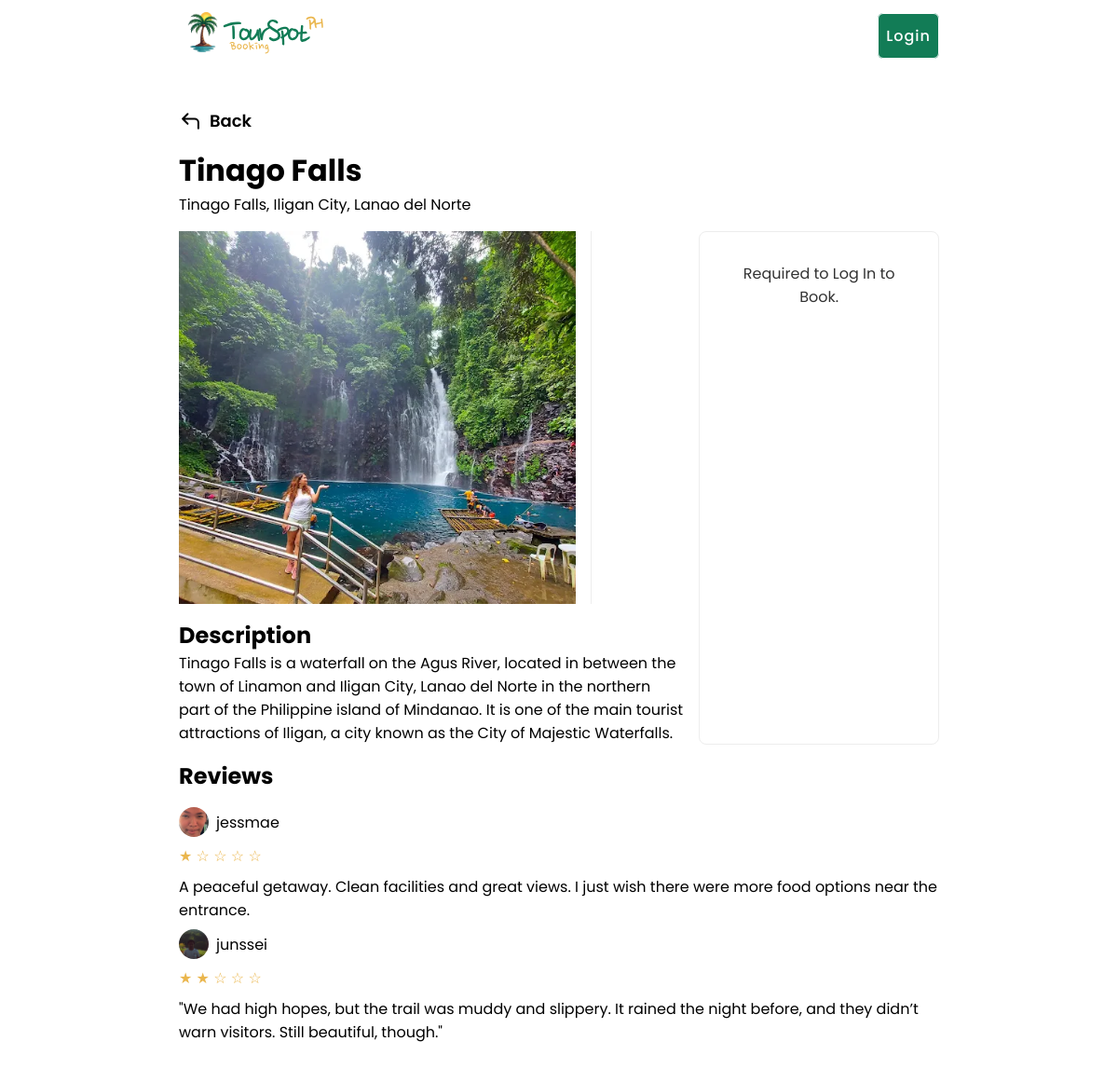
The app's page /touristspots/4/view with its own data.
### booking/models.py (models this page shows, shortened)
class TouristSpot(models.Model):
    image = models.ImageField(upload_to='spots', blank=True, null=True, validators=[
            FileExtensionValidator(allowed_extensions=['jpg', 'jpeg', 'webp']),
            validate_image_size
        ])
    spotname = models.CharField(max_length=50, unique=True, blank=False)
    address = models.CharField(max_length=150, blank=False)
    description = models.TextField()
    entrancefee = models.DecimalField(max_digits=10, decimal_places=2, default=1)
    openingday = models.CharField(max_length=15, choices=days, default="MON")
    openinghours = models.TimeField(default='00:00:00')
    createdDate = models.DateTimeField(auto_now_add=True)
    category = models.ForeignKey(Category, on_delete=models.CASCADE)
    createdby = models.ForeignKey(CustomUser, on_delete=models.CASCADE)
    is_approved = models.BooleanField(default=False)

class Review(models.Model):
    user = models.ForeignKey(CustomUser, on_delete=models.CASCADE)
    spot = models.ForeignKey(TouristSpot, on_delete=models.CASCADE)
    rating = models.CharField(choices=rating, default="1", max_length=10)
    review = models.TextField()
    createdDate = models.DateTimeField(auto_now_add=True)

class CustomUser(AbstractBaseUser, PermissionsMixin):
    email = models.EmailField(unique=True)
    address = models.CharField(max_length=150, blank=True)
    phone = models.CharField(max_length=15, blank=True)
    first_name = models.CharField(max_length=50, blank=True)
    last_name = models.CharField(max_length=50, blank=True)
    registration_date = models.DateTimeField(auto_now_add=True)
    username = models.CharField(max_length=30, unique=True, blank=True)
    image = models.ImageField(
        upload_to='profiles', blank=True, null=True, validators=[
            FileExtensionValidator(allowed_extensions=['jpg', 'jpeg', 'webp']),
            validate_image_size
        ])
    is_active = models.BooleanField(default=True)
    is_staff = models.BooleanField(default=False)
    is_tourguide = models.BooleanField(default=False)
    objects = CustomUserManager()
    USERNAME_FIELD = 'email'
    REQUIRED_FIELDS = []

### booking/views/touristViews.py (the view)
# urls.py: path('touristspots/<int:id>/view', touristViews.view_touristspot, name='view_touristspot'),
def view_touristspot(request, id):
    list = TouristSpot.objects.get(id=id)
    reviews = Review.objects.filter(spot=list)
    gallery = PhotoGallery.objects.filter(spotID=list)[:5]
    if request.method == 'POST':
        booking_list = Booking.objects.filter(user=request.user)
        bookingline_list = BookingLine.objects.filter(booking__in=booking_list)
        if 'review' in request.POST:
            reviewform = AddReviewForm(request.POST)
            if reviewform.is_valid():
                review = reviewform.save(commit=False)
                review.user = request.user
                review.spot = TouristSpot.objects.get(id=id)
                review.save()
                messages.success(request, "Review added successfully!")
                return redirect('view_touristspot', id)
            else:
                messages.error(request, "Error adding review. Please try again.")
                return redirect('view_touristspot', id)
        totalcost = 0
        if 'confirm_book' in request.POST:
            if 'visitDate' in request.POST and 'numberOfPeople' in request.POST:
                existing_booking = BookingLine.objects.filter(
                    booking__user=request.user,
                    visitDate=request.POST.get('visitDate')
                ).exists()
                if existing_booking:
                    messages.error(request, "You already have a booking on this date")
                    return redirect('view_touristspot', id)
                if int(request.POST.get('numberOfPeople')) > 10:
                    messages.error(request, "Number of people exceeds the limit")
                    return redirect('view_touristspot', id)
                if int(request.POST.get('numberOfPeople')) < 1:
                    messages.error(request, "Number of people must be at least 1")
                    return redirect('view_touristspot', id)
                if request.POST.get('visitDate') < datetime.date.today().strftime('%Y-%m-%d'):
                    messages.error(request, "Visit date cannot be in the past")
                    return redirect('view_touristspot', id)
                if request.POST.get('visitDate') > (datetime.date.today() + datetime.timedelta(days=365)).strftime('%Y-%m-%d'):
                    messages.error(request, "Visit date cannot be more than 1 year in the future")
                    return redirect('view_touristspot', id)
                booking = Booking()
                booking.user = request.user
                booking.save()
                bookingline = BookingLine()
                bookingline.booking = booking
                bookingline.spot = list
                bookingline.visitDate = request.POST.get('visitDate')
                bookingline.numberOfPeople = request.POST.get('numberOfPeople')
                bookingline.price = list.entrancefee
                totalcost += bookingline.price * int(bookingline.numberOfPeople);
                booking.totalcost = totalcost;
                bookingline.save()
                booking.save()
                messages.success(request, "Book added successfully! Next Payment. ")
                return redirect('payment', booking.id)
    else:
        booking = BookingForm()
        reviewform = AddReviewForm()
        bookingline = BookingLineForm()
    context = {
        'list': list,
        'gallery': gallery,
        'booking': booking,
        'bookingline': bookingline,
        'reviews': reviews,
        'reviewform': reviewform,
    }
    template = loader.get_template('tourist/view_touristspots.html')
    return HttpResponse(template.render(context, request))

### booking/templates/tourist/view_touristspots.html (shortened to what this page needs)
{% extends 'master.html' %}
{% load static %}
{% block content %}
<div class="view-section section">
    <div class="view-header">
        <a href="{% url 'touristspots' %}" class="back-btn delt"><img src="{% static 'icon/action-icons=back.svg' %}"> Back </a>
        <div>
            <h1 class="header">
                {{list.spotname}}
            </h1>
            <div class="subheader">
                {{list.address}}
            </div>
        </div>
    </div>
    <div class="view-body">
        <div class="view-content">
            <div class="top-contents">
                <div class="view-details">
                    <div class="content-image">
                        <div class="main-image">
                            {% if list.image.url != null %}
                                <img src="{{ list.image.url }}" class="image" alt="image-card">
                            {% else %}
                                <img src="/media/spots/default-image.jpeg" class="image" alt="image-card">
                            {% endif %}
                        </div>
                        <div class="sub-images">
                        </div>
                    </div>
                    <div class="content-description">
                        <h2> Description </h2>
                        <p> {{list.description}} </p>
                    </div>
                </div>
                <form class="view-actions" action="" method="post">
                    {% if not user.is_authenticated %}
                    <p style="text-align: center; width: 100%; font-size: 16px; color: var(--gray);"> Required to Log In to Book. </p>
                    {% endif %}
                </form>
            </div>
            <div class="content-reviews">
                <h2> Reviews </h2>
                <div class="reviews-slide">
                {% for z in reviews %}
                    <div class="review-username">
                        <img src="{{ z.user.image.url }}" alt="profile">
                        {{ z.user.username }}
                    </div>
                    <div class="review-rating" style="color: #EAB64D">
                        {% if z.rating == '1' %}
                            ★  ☆  ☆  ☆  ☆
                        {% elif z.rating == '2' %}
                            ★  ★  ☆  ☆  ☆
                        {% elif z.rating == '3' %}
                            ★  ★  ★  ☆  ☆
                        {% elif z.rating == '4' %}
                            ★  ★  ★  ★  ☆
                        {% elif z.rating == '5' %}
                            ★  ★  ★  ★  ★
                        {% endif %}
                    </div>
                    <div class="review-para">
                        {{ z.review }}
                    </div>
                {% endfor %}
                </div>
            </div>
        </div>
    </div>
</div>
{% endblock %}

### static/css/main.css (style rules this page uses)
* { margin: 0; padding: 0; box-sizing: border-box; }
body { font-weight: 400; font-style: normal; position: relative; background-color: var(--white); font-family: "Poppins", sans-serif; }
.section, .container, .subsection { font-size: 16px; padding: 9px 192px; }
.section { width: 100%; height: 100vh; max-height: 100vh; padding-top: 100px; }

### static/css/touristspot.css (style rules this page uses)
.view-section { display: flex; position: relative; flex-direction: column; }
.view-section .view-header { gap: 16px; padding: 16px 0; display: flex; flex-direction: column; align-items: first baseline; }
.view-header .back-btn { gap: 8px; display: flex; cursor: pointer; font-size: 18px; font-weight: 600; align-items: center; color: var(--black); text-decoration: none; }
.view-section .view-body { gap: 32px 16px; width: 100%; display: flex; flex-direction: row; }
.view-body .view-content { gap: 16px; display: flex; padding: 0 0 32px 0; flex-direction: column; }
.view-content .top-contents { gap: 16px; display: flex; flex-direction: row; }
.top-contents .view-details { gap: 16px; display: flex; flex-direction: column; }
.view-details .content-image { gap: 16px; width: 100%; height: 400px; display: flex; max-width: 800px; flex-direction: row; }
.content-image .main-image { width: 100%; height: 100%; }
.main-image img { width: 100%; height: 100%; max-width: 1200px; object-fit: cover; background-size: cover; background-position: center; }
.content-image .sub-images { gap: 8px; width: 100%; height: 100%; display: flex; overflow: auto; max-width: 100px; flex-direction: column; padding-left: 8px; border-left: 1px solid var(--lightgray); }
.view-content .content-reviews { gap: 16px; display: flex; flex-direction: column; }
.content-reviews .reviews-slide { gap: 8px; display: flex; flex-direction: column; }
.reviews-slide .review-username { gap: 8px; display: flex; align-items: center; flex-direction: row; }
.review-username img { width: 32px; height: 32px; object-fit: cover; border-radius: 50%; background-size: cover; background-position: center; }
.top-contents .view-actions { gap: 16px; width: 100%; padding: 32px; display: flex; max-width: 400px; position: relative; border-radius: 8px; flex-direction: column; border: 1px solid var(--lightgray); }

### static/css/component.css (style rules this page uses)
:root { --font_family: "Poppins", sans-serif; --primary: #127C56; --secondary: #EAB64D; --background: #1F3C3B; --red: #EA4D4D; --darkred: #7C1214; --gray: #323232; --lightgray: #EDEDED; --blue: #4D9BEA; --darkblue: #127C9B; --green: #4DEA5F; --darkgreen: #127C56; --black: #000000; --white: #FFFFFF; --header_32px: 32px; --header_24px: 24px; --header_20px: 20px; --header_18px: 18px; --normal_16px: 16px; --normal_14px: 14px; --normal_12px: 12px; --normal_10px: 10px; --normal_8px: 8px; --normal_6px: 6px; }
h1 { text-transform: capitalize; }

### records on screen
TouristSpot: spotname "Tinago Falls", address "Tinago Falls, Iligan City, Lanao del Norte", image (picture), description "Tinago Falls is a waterfall on the Agus River, located in between the town of Linamon and Iligan City, Lanao del Norte in the northern part of the Philippine island of Mindanao. It is one of the main tourist attractions of Iligan, a city known as the City of Majestic Waterfalls."
Review: user.image (picture), user.username "jessmae", review "A peaceful getaway. Clean facilities and great views. I just wish there were more food options near the entrance."
Review: user.image (picture), user.username "junssei", review "\"We had high hopes, but the trail was muddy and slippery. It rained the night before, and they didn’t warn visitors. Still beautiful, though.\""
